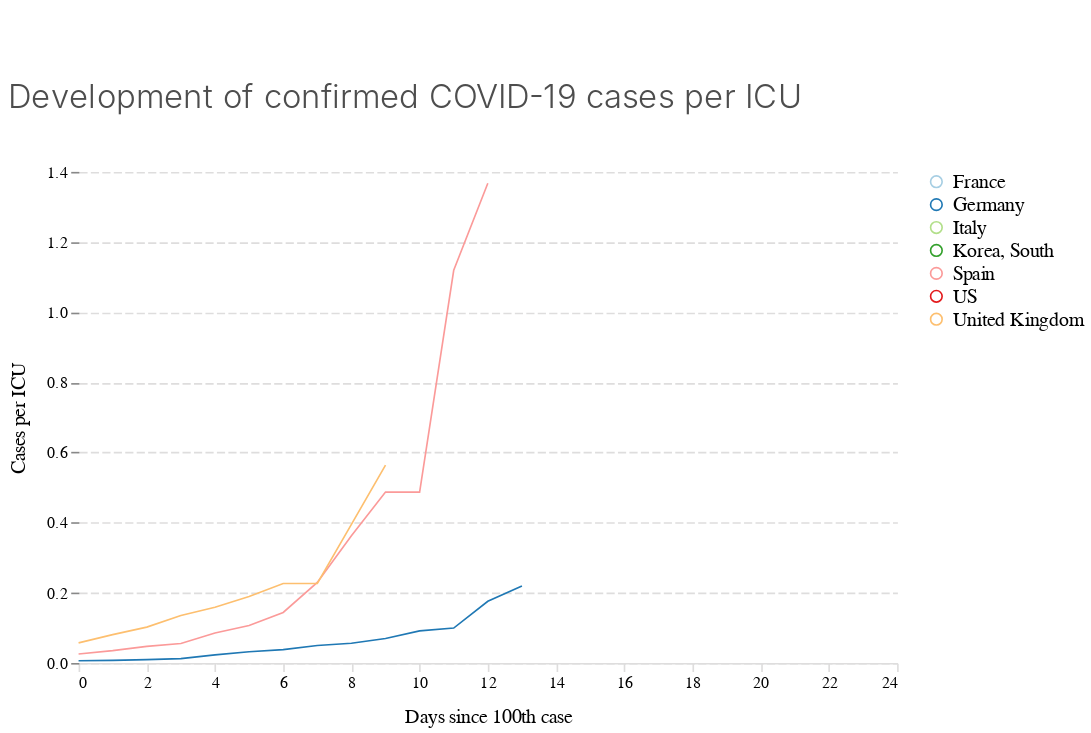

Source (notebook cell):
### Code cell
alt.Chart(
    confirmed_sel, 
    height=300,
    title='Development of confirmed COVID-19 cases per ICU'
).mark_line().encode(
    alt.X('days_since100:Q', title='Days since 100th case'),
    alt.Y(
        'cases_perICU:Q',
        title='Cases per ICU'
    ),
    color='country:N')

### Figure 1 — Vega-Lite specification as saved in the notebook (floating-point values rounded to 4 significant figures)
{"$schema": "https://vega.github.io/schema/vega-lite/v3.4.0.json", "config": {"area": {"fill": "#1696d2"}, "axisX": {"domain": true, "domainColor": "#DEDDDD", "domainDashOffset": 10, "domainWidth": 1, "grid": false, "labelAngle": 0, "labelFont": "Avenir", "labelFontSize": 10, "tickColor": "#DEDDDD", "titleFont": "Avenir", "titleFontSize": 12, "titleFontWeight": 400, "titlePadding": 10}, "axisY": {"domain": false, "domainDashOffset": 10, "grid": true, "gridColor": "#DEDDDD", "gridDash": [5, 2], "gridWidth": 1, "labelAngle": 0, "labelFont": "Avenir", "labelFontSize": 10, "titleFont": "Avenir", "titleFontSize": 12, "titleFontWeight": 400, "titlePadding": 10}, "bar": {"fill": "#1696d2", "strokeWidth": 0}, "guide-title": {"color": "Monospace", "font": "Avenir", "fontSize": 15}, "header": {"titleFontSize": 12, "titleFontWeight": 400}, "legend": {"labelFont": "Avenir", "labelFontSize": 12, "symbolSize": 50, "symbolType": "circle", "title": "", "titleFont": "Avenir", "titleFontSize": 12}, "line": {"color": "#1696d2", "stroke": "#1696d2", "strokeWidth": 1}, "path": {"stroke": "#1696d2"}, "point": {"filled": true}, "range": {"category": ["#a6cee3", "#1f78b4", "#b2df8a", "#33a02c", "#fb9a99", "#e31a1c", "#fdbf6f", "#ff7f00"], "diverging": ["#cfe8f3", "#a2d4ec", "#73bfe2", "#46abdb", "#1696d2", "#12719e"]}, "text": {"align": "right", "color": "#1696d2", "font": "Avenir", "fontSize": 12, "fontWeight": 400, "size": 11}, "title": {"anchor": "start", "color": "#4d4d4d", "font": "Avenir", "fontSize": 20, "fontWeight": 300, "lineHeight": 100, "offset": 30}, "trail": {"color": "#1696d2", "stroke": "#1696d2"}, "view": {"strokeWidth": 0}}, "data": {"name": "data-fcb69785cd2e215adef4e7bf7af6a694"}, "datasets": {"data-fcb69785cd2e215adef4e7bf7af6a694": [{"cases_per1m": 1.535, "cases_perICU": null, "country": "France", "date": "2020-02-29T00:00:00", "days_since100": 0, "perc_growth": null, "value": 100}, {"cases_per1m": 1.996, "cases_perICU": null, "country": "France", "date": "2020-03-01T00:00:00", "days_since100": 1, "perc_growth": 1.3, "value": 130}, {"cases_per1m": 2.933, "cases_perICU": null, "country": "France", "date": "2020-03-02T00:00:00", "days_since100": 2, "perc_growth": 1.469, "value": 191}, {"cases_per1m": 3.132, "cases_perICU": null, "country": "France", "date": "2020-03-03T00:00:00", "days_since100": 3, "perc_growth": 1.068, "value": 204}, {"cases_per1m": 4.422, "cases_perICU": null, "country": "France", "date": "2020-03-04T00:00:00", "days_since100": 4, "perc_growth": 1.412, "value": 288}, {"cases_per1m": 5.835, "cases_perICU": null, "country": "France", "date": "2020-03-05T00:00:00", "days_since100": 5, "perc_growth": 1.319, "value": 380}, {"cases_per1m": 10.07, "cases_perICU": null, "country": "France", "date": "2020-03-06T00:00:00", "days_since100": 6, "perc_growth": 1.726, "value": 656}, {"cases_per1m": 14.62, "cases_perICU": null, "country": "France", "date": "2020-03-07T00:00:00", "days_since100": 7, "perc_growth": 1.451, "value": 952}, {"cases_per1m": 17.33, "cases_perICU": null, "country": "France", "date": "2020-03-08T00:00:00", "days_since100": 8, "perc_growth": 1.186, "value": 1129}, {"cases_per1m": 18.61, "cases_perICU": null, "country": "France", "date": "2020-03-09T00:00:00", "days_since100": 9, "perc_growth": 1.074, "value": 1212}, {"cases_per1m": 27.44, "cases_perICU": null, "country": "France", "date": "2020-03-10T00:00:00", "days_since100": 10, "perc_growth": 1.474, "value": 1787}, {"cases_per1m": 35.07, "cases_perICU": null, "country": "France", "date": "2020-03-11T00:00:00", "days_since100": 11, "perc_growth": 1.278, "value": 2284}, {"cases_per1m": 35.07, "cases_perICU": null, "country": "France", "date": "2020-03-12T00:00:00", "days_since100": 12, "perc_growth": 1, "value": 2284}, {"cases_per1m": 56.3, "cases_perICU": null, "country": "France", "date": "2020-03-13T00:00:00", "days_since100": 13, "perc_growth": 1.606, "value": 3667}, {"cases_per1m": 68.79, "cases_perICU": null, "country": "France", "date": "2020-03-14T00:00:00", "days_since100": 14, "perc_growth": 1.222, "value": 4480}, {"cases_per1m": 1.557, "cases_perICU": 0.006226, "country": "Germany", "date": "2020-03-01T00:00:00", "days_since100": 0, "perc_growth": null, "value": 130}, {"cases_per1m": 1.904, "cases_perICU": 0.007615, "country": "Germany", "date": "2020-03-02T00:00:00", "days_since100": 1, "perc_growth": 1.223, "value": 159}, {"cases_per1m": 2.347, "cases_perICU": 0.009387, "country": "Germany", "date": "2020-03-03T00:00:00", "days_since100": 2, "perc_growth": 1.233, "value": 196}, {"cases_per1m": 3.137, "cases_perICU": 0.01255, "country": "Germany", "date": "2020-03-04T00:00:00", "days_since100": 3, "perc_growth": 1.337, "value": 262}, {"cases_per1m": 5.771, "cases_perICU": 0.02309, "country": "Germany", "date": "2020-03-05T00:00:00", "days_since100": 4, "perc_growth": 1.84, "value": 482}, {"cases_per1m": 8.022, "cases_perICU": 0.03209, "country": "Germany", "date": "2020-03-06T00:00:00", "days_since100": 5, "perc_growth": 1.39, "value": 670}, {"cases_per1m": 9.567, "cases_perICU": 0.03827, "country": "Germany", "date": "2020-03-07T00:00:00", "days_since100": 6, "perc_growth": 1.193, "value": 799}, {"cases_per1m": 12.45, "cases_perICU": 0.04981, "country": "Germany", "date": "2020-03-08T00:00:00", "days_since100": 7, "perc_growth": 1.302, "value": 1040}, {"cases_per1m": 14.08, "cases_perICU": 0.05632, "country": "Germany", "date": "2020-03-09T00:00:00", "days_since100": 8, "perc_growth": 1.131, "value": 1176}, {"cases_per1m": 17.45, "cases_perICU": 0.06978, "country": "Germany", "date": "2020-03-10T00:00:00", "days_since100": 9, "perc_growth": 1.239, "value": 1457}, {"cases_per1m": 22.85, "cases_perICU": 0.09138, "country": "Germany", "date": "2020-03-11T00:00:00", "days_since100": 10, "perc_growth": 1.31, "value": 1908}, {"cases_per1m": 24.88, "cases_perICU": 0.09952, "country": "Germany", "date": "2020-03-12T00:00:00", "days_since100": 11, "perc_growth": 1.089, "value": 2078}, {"cases_per1m": 44.0, "cases_perICU": 0.176, "country": "Germany", "date": "2020-03-13T00:00:00", "days_since100": 12, "perc_growth": 1.769, "value": 3675}, {"cases_per1m": 54.9, "cases_perICU": 0.2196, "country": "Germany", "date": "2020-03-14T00:00:00", "days_since100": 13, "perc_growth": 1.248, "value": 4585}, {"cases_per1m": 2.56, "cases_perICU": null, "country": "Italy", "date": "2020-02-23T00:00:00", "days_since100": 0, "perc_growth": null, "value": 155}, {"cases_per1m": 3.782, "cases_perICU": null, "country": "Italy", "date": "2020-02-24T00:00:00", "days_since100": 1, "perc_growth": 1.477, "value": 229}, {"cases_per1m": 5.318, "cases_perICU": null, "country": "Italy", "date": "2020-02-25T00:00:00", "days_since100": 2, "perc_growth": 1.406, "value": 322}, {"cases_per1m": 7.481, "cases_perICU": null, "country": "Italy", "date": "2020-02-26T00:00:00", "days_since100": 3, "perc_growth": 1.407, "value": 453}, {"cases_per1m": 10.82, "cases_perICU": null, "country": "Italy", "date": "2020-02-27T00:00:00", "days_since100": 4, "perc_growth": 1.446, "value": 655}, {"cases_per1m": 14.67, "cases_perICU": null, "country": "Italy", "date": "2020-02-28T00:00:00", "days_since100": 5, "perc_growth": 1.356, "value": 888}, {"cases_per1m": 18.63, "cases_perICU": null, "country": "Italy", "date": "2020-02-29T00:00:00", "days_since100": 6, "perc_growth": 1.27, "value": 1128}, {"cases_per1m": 27.98, "cases_perICU": null, "country": "Italy", "date": "2020-03-01T00:00:00", "days_since100": 7, "perc_growth": 1.502, "value": 1694}, {"cases_per1m": 33.63, "cases_perICU": null, "country": "Italy", "date": "2020-03-02T00:00:00", "days_since100": 8, "perc_growth": 1.202, "value": 2036}, {"cases_per1m": 41.32, "cases_perICU": null, "country": "Italy", "date": "2020-03-03T00:00:00", "days_since100": 9, "perc_growth": 1.229, "value": 2502}, {"cases_per1m": 51.02, "cases_perICU": null, "country": "Italy", "date": "2020-03-04T00:00:00", "days_since100": 10, "perc_growth": 1.235, "value": 3089}, {"cases_per1m": 63.72, "cases_perICU": null, "country": "Italy", "date": "2020-03-05T00:00:00", "days_since100": 11, "perc_growth": 1.249, "value": 3858}, {"cases_per1m": 76.56, "cases_perICU": null, "country": "Italy", "date": "2020-03-06T00:00:00", "days_since100": 12, "perc_growth": 1.202, "value": 4636}, {"cases_per1m": 97.16, "cases_perICU": null, "country": "Italy", "date": "2020-03-07T00:00:00", "days_since100": 13, "perc_growth": 1.269, "value": 5883}, {"cases_per1m": 121.8, "cases_perICU": null, "country": "Italy", "date": "2020-03-08T00:00:00", "days_since100": 14, "perc_growth": 1.254, "value": 7375}, {"cases_per1m": 151.5, "cases_perICU": null, "country": "Italy", "date": "2020-03-09T00:00:00", "days_since100": 15, "perc_growth": 1.244, "value": 9172}, {"cases_per1m": 167.6, "cases_perICU": null, "country": "Italy", "date": "2020-03-10T00:00:00", "days_since100": 16, "perc_growth": 1.107, "value": 10149}, {"cases_per1m": 205.8, "cases_perICU": null, "country": "Italy", "date": "2020-03-11T00:00:00", "days_since100": 17, "perc_growth": 1.228, "value": 12462}, {"cases_per1m": 205.8, "cases_perICU": null, "country": "Italy", "date": "2020-03-12T00:00:00", "days_since100": 18, "perc_growth": 1, "value": 12462}, {"cases_per1m": 291.7, "cases_perICU": null, "country": "Italy", "date": "2020-03-13T00:00:00", "days_since100": 19, "perc_growth": 1.417, "value": 17660}, {"cases_per1m": 349.4, "cases_perICU": null, "country": "Italy", "date": "2020-03-14T00:00:00", "days_since100": 20, "perc_growth": 1.198, "value": 21157}, {"cases_per1m": 2.03, "cases_perICU": null, "country": "Korea, South", "date": "2020-02-20T00:00:00", "days_since100": 0, "perc_growth": null, "value": 104}, {"cases_per1m": 3.982, "cases_perICU": null, "country": "Korea, South", "date": "2020-02-21T00:00:00", "days_since100": 1, "perc_growth": 1.962, "value": 204}, {"cases_per1m": 8.453, "cases_perICU": null, "country": "Korea, South", "date": "2020-02-22T00:00:00", "days_since100": 2, "perc_growth": 2.123, "value": 433}, {"cases_per1m": 11.75, "cases_perICU": null, "country": "Korea, South", "date": "2020-02-23T00:00:00", "days_since100": 3, "perc_growth": 1.39, "value": 602}, {"cases_per1m": 16.26, "cases_perICU": null, "country": "Korea, South", "date": "2020-02-24T00:00:00", "days_since100": 4, "perc_growth": 1.384, "value": 833}, {"cases_per1m": 19.07, "cases_perICU": null, "country": "Korea, South", "date": "2020-02-25T00:00:00", "days_since100": 5, "perc_growth": 1.173, "value": 977}, {"cases_per1m": 24.62, "cases_perICU": null, "country": "Korea, South", "date": "2020-02-26T00:00:00", "days_since100": 6, "perc_growth": 1.291, "value": 1261}, {"cases_per1m": 34.48, "cases_perICU": null, "country": "Korea, South", "date": "2020-02-27T00:00:00", "days_since100": 7, "perc_growth": 1.4, "value": 1766}, {"cases_per1m": 45.62, "cases_perICU": null, "country": "Korea, South", "date": "2020-02-28T00:00:00", "days_since100": 8, "perc_growth": 1.323, "value": 2337}, {"cases_per1m": 61.49, "cases_perICU": null, "country": "Korea, South", "date": "2020-02-29T00:00:00", "days_since100": 9, "perc_growth": 1.348, "value": 3150}, {"cases_per1m": 72.93, "cases_perICU": null, "country": "Korea, South", "date": "2020-03-01T00:00:00", "days_since100": 10, "perc_growth": 1.186, "value": 3736}, {"cases_per1m": 84.63, "cases_perICU": null, "country": "Korea, South", "date": "2020-03-02T00:00:00", "days_since100": 11, "perc_growth": 1.16, "value": 4335}, {"cases_per1m": 101.2, "cases_perICU": null, "country": "Korea, South", "date": "2020-03-03T00:00:00", "days_since100": 12, "perc_growth": 1.196, "value": 5186}, {"cases_per1m": 109.7, "cases_perICU": null, "country": "Korea, South", "date": "2020-03-04T00:00:00", "days_since100": 13, "perc_growth": 1.084, "value": 5621}, {"cases_per1m": 118.8, "cases_perICU": null, "country": "Korea, South", "date": "2020-03-05T00:00:00", "days_since100": 14, "perc_growth": 1.083, "value": 6088}, {"cases_per1m": 128.7, "cases_perICU": null, "country": "Korea, South", "date": "2020-03-06T00:00:00", "days_since100": 15, "perc_growth": 1.083, "value": 6593}, {"cases_per1m": 137.5, "cases_perICU": null, "country": "Korea, South", "date": "2020-03-07T00:00:00", "days_since100": 16, "perc_growth": 1.068, "value": 7041}, {"cases_per1m": 142.8, "cases_perICU": null, "country": "Korea, South", "date": "2020-03-08T00:00:00", "days_since100": 17, "perc_growth": 1.039, "value": 7314}, {"cases_per1m": 146.0, "cases_perICU": null, "country": "Korea, South", "date": "2020-03-09T00:00:00", "days_since100": 18, "perc_growth": 1.022, "value": 7478}, {"cases_per1m": 146.7, "cases_perICU": null, "country": "Korea, South", "date": "2020-03-10T00:00:00", "days_since100": 19, "perc_growth": 1.005, "value": 7513}, {"cases_per1m": 151.4, "cases_perICU": null, "country": "Korea, South", "date": "2020-03-11T00:00:00", "days_since100": 20, "perc_growth": 1.032, "value": 7755}, {"cases_per1m": 153.6, "cases_perICU": null, "country": "Korea, South", "date": "2020-03-12T00:00:00", "days_since100": 21, "perc_growth": 1.015, "value": 7869}, {"cases_per1m": 155.8, "cases_perICU": null, "country": "Korea, South", "date": "2020-03-13T00:00:00", "days_since100": 22, "perc_growth": 1.014, "value": 7979}, {"cases_per1m": 157.9, "cases_perICU": null, "country": "Korea, South", "date": "2020-03-14T00:00:00", "days_since100": 23, "perc_growth": 1.013, "value": 8086}, {"cases_per1m": 2.568, "cases_perICU": 0.02568, "country": "Spain", "date": "2020-03-02T00:00:00", "days_since100": 0, "perc_growth": null, "value": 120}, {"cases_per1m": 3.53, "cases_perICU": 0.0353, "country": "Spain", "date": "2020-03-03T00:00:00", "days_since100": 1, "perc_growth": 1.375, "value": 165}, {"cases_per1m": 4.75, "cases_perICU": 0.0475, "country": "Spain", "date": "2020-03-04T00:00:00", "days_since100": 2, "perc_growth": 1.345, "value": 222}, {"cases_per1m": 5.542, "cases_perICU": 0.05542, "country": "Spain", "date": "2020-03-05T00:00:00", "days_since100": 3, "perc_growth": 1.167, "value": 259}, {"cases_per1m": 8.559, "cases_perICU": 0.08559, "country": "Spain", "date": "2020-03-06T00:00:00", "days_since100": 4, "perc_growth": 1.544, "value": 400}, {"cases_per1m": 10.7, "cases_perICU": 0.107, "country": "Spain", "date": "2020-03-07T00:00:00", "days_since100": 5, "perc_growth": 1.25, "value": 500}, {"cases_per1m": 14.4, "cases_perICU": 0.144, "country": "Spain", "date": "2020-03-08T00:00:00", "days_since100": 6, "perc_growth": 1.346, "value": 673}, {"cases_per1m": 22.96, "cases_perICU": 0.2296, "country": "Spain", "date": "2020-03-09T00:00:00", "days_since100": 7, "perc_growth": 1.594, "value": 1073}, {"cases_per1m": 36.27, "cases_perICU": 0.3627, "country": "Spain", "date": "2020-03-10T00:00:00", "days_since100": 8, "perc_growth": 1.58, "value": 1695}, {"cases_per1m": 48.72, "cases_perICU": 0.4872, "country": "Spain", "date": "2020-03-11T00:00:00", "days_since100": 9, "perc_growth": 1.343, "value": 2277}, {"cases_per1m": 48.72, "cases_perICU": 0.4872, "country": "Spain", "date": "2020-03-12T00:00:00", "days_since100": 10, "perc_growth": 1, "value": 2277}, {"cases_per1m": 111.9, "cases_perICU": 1.119, "country": "Spain", "date": "2020-03-13T00:00:00", "days_since100": 11, "perc_growth": 2.298, "value": 5232}, {"cases_per1m": 136.7, "cases_perICU": 1.367, "country": "Spain", "date": "2020-03-14T00:00:00", "days_since100": 12, "perc_growth": 1.222, "value": 6391}, {"cases_per1m": 0.3586, "cases_perICU": null, "country": "US", "date": "2020-03-03T00:00:00", "days_since100": 0, "perc_growth": null, "value": 118}, {"cases_per1m": 0.4528, "cases_perICU": null, "country": "US", "date": "2020-03-04T00:00:00", "days_since100": 1, "perc_growth": 1.263, "value": 149}, {"cases_per1m": 0.6594, "cases_perICU": null, "country": "US", "date": "2020-03-05T00:00:00", "days_since100": 2, "perc_growth": 1.456, "value": 217}, {"cases_per1m": 0.7962, "cases_perICU": null, "country": "US", "date": "2020-03-06T00:00:00", "days_since100": 3, "perc_growth": 1.207, "value": 262}, {"cases_per1m": 1.222, "cases_perICU": null, "country": "US", "date": "2020-03-07T00:00:00", "days_since100": 4, "perc_growth": 1.534, "value": 402}, {"cases_per1m": 1.574, "cases_perICU": null, "country": "US", "date": "2020-03-08T00:00:00", "days_since100": 5, "perc_growth": 1.289, "value": 518}, {"cases_per1m": 1.772, "cases_perICU": null, "country": "US", "date": "2020-03-09T00:00:00", "days_since100": 6, "perc_growth": 1.125, "value": 583}, {"cases_per1m": 2.914, "cases_perICU": null, "country": "US", "date": "2020-03-10T00:00:00", "days_since100": 7, "perc_growth": 1.645, "value": 959}, {"cases_per1m": 3.893, "cases_perICU": null, "country": "US", "date": "2020-03-11T00:00:00", "days_since100": 8, "perc_growth": 1.336, "value": 1281}, {"cases_per1m": 5.054, "cases_perICU": null, "country": "US", "date": "2020-03-12T00:00:00", "days_since100": 9, "perc_growth": 1.298, "value": 1663}, {"cases_per1m": 6.622, "cases_perICU": null, "country": "US", "date": "2020-03-13T00:00:00", "days_since100": 10, "perc_growth": 1.31, "value": 2179}, {"cases_per1m": 8.287, "cases_perICU": null, "country": "US", "date": "2020-03-14T00:00:00", "days_since100": 11, "perc_growth": 1.251, "value": 2727}, {"cases_per1m": 1.718, "cases_perICU": 0.05726, "country": "United Kingdom", "date": "2020-03-05T00:00:00", "days_since100": 0, "perc_growth": null, "value": 116}, {"cases_per1m": 2.429, "cases_perICU": 0.08095, "country": "United Kingdom", "date": "2020-03-06T00:00:00", "days_since100": 1, "perc_growth": 1.414, "value": 164}, {"cases_per1m": 3.065, "cases_perICU": 0.1022, "country": "United Kingdom", "date": "2020-03-07T00:00:00", "days_since100": 2, "perc_growth": 1.262, "value": 207}, {"cases_per1m": 4.057, "cases_perICU": 0.1352, "country": "United Kingdom", "date": "2020-03-08T00:00:00", "days_since100": 3, "perc_growth": 1.324, "value": 274}, {"cases_per1m": 4.768, "cases_perICU": 0.1589, "country": "United Kingdom", "date": "2020-03-09T00:00:00", "days_since100": 4, "perc_growth": 1.175, "value": 322}, {"cases_per1m": 5.686, "cases_perICU": 0.1895, "country": "United Kingdom", "date": "2020-03-10T00:00:00", "days_since100": 5, "perc_growth": 1.193, "value": 384}, {"cases_per1m": 6.797, "cases_perICU": 0.2266, "country": "United Kingdom", "date": "2020-03-11T00:00:00", "days_since100": 6, "perc_growth": 1.195, "value": 459}, {"cases_per1m": 6.797, "cases_perICU": 0.2266, "country": "United Kingdom", "date": "2020-03-12T00:00:00", "days_since100": 7, "perc_growth": 1, "value": 459}, {"cases_per1m": 11.86, "cases_perICU": 0.3954, "country": "United Kingdom", "date": "2020-03-13T00:00:00", "days_since100": 8, "perc_growth": 1.745, "value": 801}, {"cases_per1m": 16.93, "cases_perICU": 0.5642, "country": "United Kingdom", "date": "2020-03-14T00:00:00", "days_since100": 9, "perc_growth": 1.427, "value": 1143}]}, "encoding": {"color": {"field": "country", "type": "nominal"}, "x": {"field": "days_since100", "title": "Days since 100th case", "type": "quantitative"}, "y": {"field": "cases_perICU", "title": "Cases per ICU", "type": "quantitative"}}, "height": 300, "mark": "line", "padding": {"bottom": 5, "left": 5, "right": 5, "top": 50}, "title": "Development of confirmed COVID-19 cases per ICU", "width": 500}
